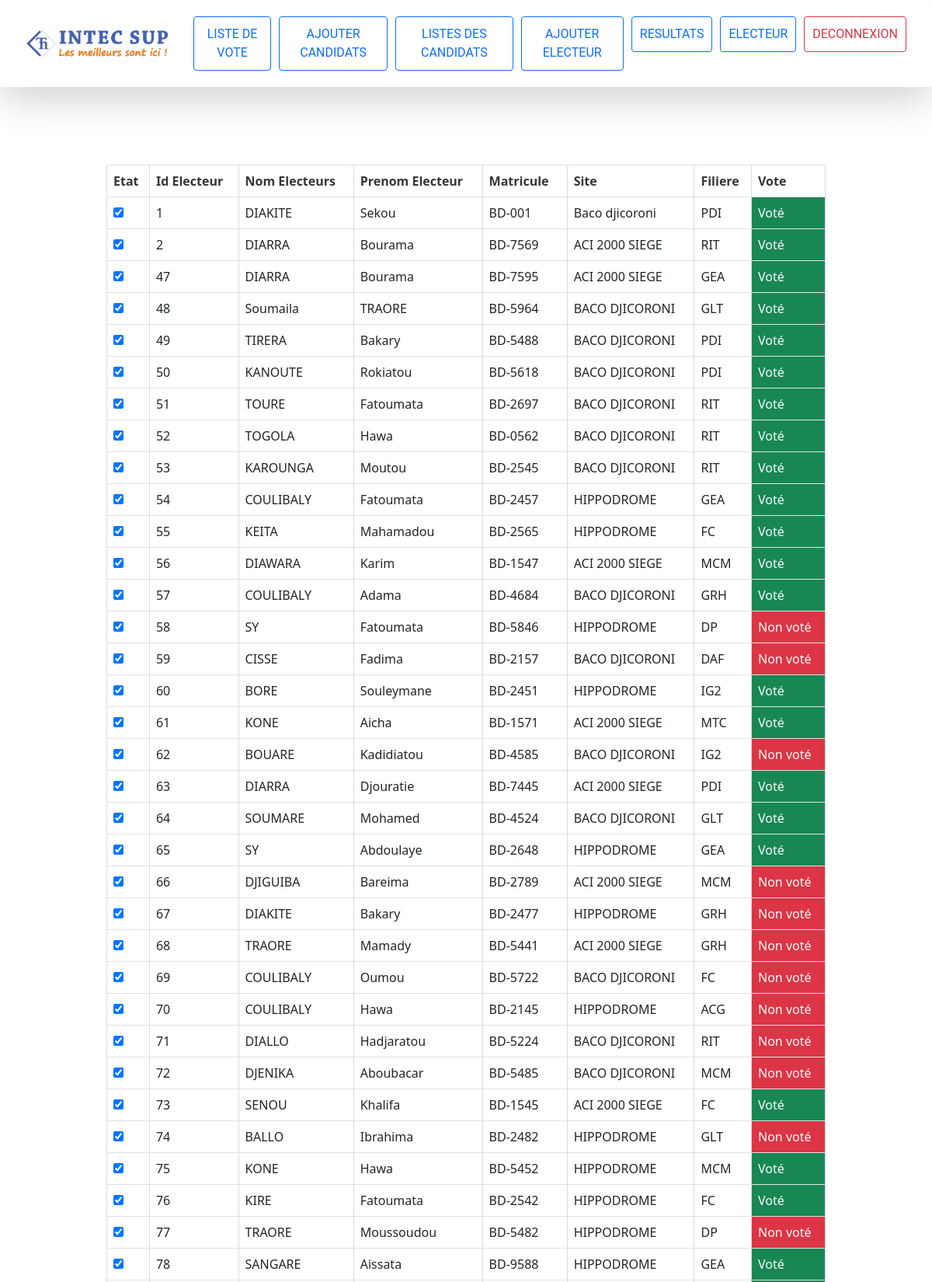
/?page=listeElecteur (signed in, upper part), run on the app's committed database.
### tables this page shows
CREATE TABLE IF NOT EXISTS `electeur` (
  `id_electeur` int NOT NULL AUTO_INCREMENT,
  `nom_electeur` varchar(40) NOT NULL,
  `prenom_electeur` varchar(40) NOT NULL,
  `cni` double DEFAULT NULL,
  `num_electeur` varchar(10) DEFAULT NULL,
  `sexe` varchar(30) NOT NULL,
  `date_nais` date DEFAULT NULL,
  `lieu_nais` varchar(30) DEFAULT NULL,
  `adress` varchar(30) DEFAULT NULL,
  `type` varchar(40) NOT NULL DEFAULT 'electeur',
  `status_vote` tinyint(1) NOT NULL DEFAULT '0',
  `login` varchar(20) NOT NULL,
  `mdp` text NOT NULL,
  `region` int DEFAULT NULL,
  `dep` int DEFAULT NULL,
  `arron` int DEFAULT NULL,
  `commune` int DEFAULT NULL,
  `id_bureau` int DEFAULT NULL,
  `etat` varchar(50) NOT NULL,
  PRIMARY KEY (`id_electeur`)
);

### model/electeur.php (called while the page is built, shortened)
<?php
class  Electeur {
 public static function Afficher_electeur(){
  $ob_connexion=new Connexion();
  $db=$ob_connexion->getDB();
  $Tab_result=null;
  if (!is_null($db)) {
    $sql="SELECT * From electeur";
    $result=$db->query($sql);
    $Tab_result=$result->fetchAll(PDO::FETCH_ASSOC);
  }
  return $Tab_result;
 }
}
?>

### view/electeur/listeElecteur.php (the view, shortened to what this page needs)
<?php include 'view/partager/header.php';?>
<div class="container">
  <div class="row">
    <div class="col-md-10 offset-md-1">
      <table class="table table-bordered">
          <tr>
              <th>Etat</th>
              <th>Id Electeur</th>
              <th>Nom Electeurs</th>
              <th>Prenom Electeur</th>
              <th>Matricule</th>
              <th>Site</th>
              <th>Filiere</th>
              <th>Vote</th>
          </tr>
          <tr>
              <?php
                require_once "model/electeur.php";
                $liste_electeur=Electeur::Afficher_electeur();
                foreach($liste_electeur as $ele)
                {
              ?>
                <tr>
                  <td>
                  <?php if($ele['etat']=="actif")
                      {
                    ?>
                      <input type="checkbox" checked data-toggle="toggle" data-style="ios" class="togglebtn">
                    <?php
                      }else{
                    ?>
                        <input type="checkbox"  data-toggle="toggle" data-style="ios" id="toggle-off" class="togglebtn">
                      <?php
                      } ?>
                    </td>
                    <td><?php echo $ele['id_electeur'] ?></td>
                    <td><?php echo $ele['nom_electeur'] ?></td>
                    <td><?php echo $ele['prenom_electeur'] ?></td>
                    <td><?php echo $ele['num_electeur'] ?></td>
                    <td><?php echo $ele['lieu_nais'] ?></td>
                    <td><?php echo $ele['adress'] ?></td>
                    <?php
                      if($ele['status_vote']==false)
                      {
                        echo "<td class='bg-danger text-light'>Non voté</td>";
                      }else{
                        echo "<td class='bg-success text-light'>Voté</td>";
                      }
                    ?>
                </tr>
              <?php
                }
              ?>
          </tr>
      </table>
    </div>
  </div>
</div>
 <?php include 'view/partager/footer.php';?>

### css/css1.css (style rules this page uses)
.container { position: relative; width: 320px; margin: 100px auto 0 auto; perspective: 1000px; }

### data on the page
electeur: id_electeur "1", nom_electeur "DIAKITE", prenom_electeur "Sekou", num_electeur "BD-001", lieu_nais "Baco djicoroni", adress "PDI", status_vote "Voté"
electeur: id_electeur "2", nom_electeur "DIARRA", prenom_electeur "Bourama", num_electeur "BD-7569", lieu_nais "ACI 2000 SIEGE", adress "RIT", status_vote "Voté"
electeur: id_electeur "47", nom_electeur "DIARRA", prenom_electeur "Bourama", num_electeur "BD-7595", lieu_nais "ACI 2000 SIEGE", adress "GEA", status_vote "Voté"
electeur: id_electeur "48", nom_electeur "Soumaila", prenom_electeur "TRAORE", num_electeur "BD-5964", lieu_nais "BACO DJICORONI", adress "GLT", status_vote "Voté"
electeur: id_electeur "49", nom_electeur "TIRERA", prenom_electeur "Bakary", num_electeur "BD-5488", lieu_nais "BACO DJICORONI", adress "PDI", status_vote "Voté"
electeur: id_electeur "50", nom_electeur "KANOUTE", prenom_electeur "Rokiatou", num_electeur "BD-5618", lieu_nais "BACO DJICORONI", adress "PDI", status_vote "Voté"
electeur: id_electeur "51", nom_electeur "TOURE", prenom_electeur "Fatoumata", num_electeur "BD-2697", lieu_nais "BACO DJICORONI", adress "RIT", status_vote "Voté"
electeur: id_electeur "52", nom_electeur "TOGOLA", prenom_electeur "Hawa", num_electeur "BD-0562", lieu_nais "BACO DJICORONI", adress "RIT", status_vote "Voté"
electeur: id_electeur "53", nom_electeur "KAROUNGA", prenom_electeur "Moutou", num_electeur "BD-2545", lieu_nais "BACO DJICORONI", adress "RIT", status_vote "Voté"
electeur: id_electeur "54", nom_electeur "COULIBALY", prenom_electeur "Fatoumata", num_electeur "BD-2457", lieu_nais "HIPPODROME", adress "GEA", status_vote "Voté"
electeur: id_electeur "55", nom_electeur "KEITA", prenom_electeur "Mahamadou", num_electeur "BD-2565", lieu_nais "HIPPODROME", adress "FC", status_vote "Voté"
electeur: id_electeur "56", nom_electeur "DIAWARA", prenom_electeur "Karim", num_electeur "BD-1547", lieu_nais "ACI 2000 SIEGE", adress "MCM", status_vote "Voté"
electeur: id_electeur "57", nom_electeur "COULIBALY", prenom_electeur "Adama", num_electeur "BD-4684", lieu_nais "BACO DJICORONI", adress "GRH", status_vote "Voté"
electeur: id_electeur "58", nom_electeur "SY", prenom_electeur "Fatoumata", num_electeur "BD-5846", lieu_nais "HIPPODROME", adress "DP", status_vote "Non voté"
electeur: id_electeur "59", nom_electeur "CISSE", prenom_electeur "Fadima", num_electeur "BD-2157", lieu_nais "BACO DJICORONI", adress "DAF", status_vote "Non voté"
electeur: id_electeur "60", nom_electeur "BORE", prenom_electeur "Souleymane", num_electeur "BD-2451", lieu_nais "HIPPODROME", adress "IG2", status_vote "Voté"
electeur: id_electeur "61", nom_electeur "KONE", prenom_electeur "Aicha", num_electeur "BD-1571", lieu_nais "ACI 2000 SIEGE", adress "MTC", status_vote "Voté"
electeur: id_electeur "62", nom_electeur "BOUARE", prenom_electeur "Kadidiatou", num_electeur "BD-4585", lieu_nais "BACO DJICORONI", adress "IG2", status_vote "Non voté"
electeur: id_electeur "63", nom_electeur "DIARRA", prenom_electeur "Djouratie", num_electeur "BD-7445", lieu_nais "ACI 2000 SIEGE", adress "PDI", status_vote "Voté"
electeur: id_electeur "64", nom_electeur "SOUMARE", prenom_electeur "Mohamed", num_electeur "BD-4524", lieu_nais "BACO DJICORONI", adress "GLT", status_vote "Voté"
electeur: id_electeur "65", nom_electeur "SY", prenom_electeur "Abdoulaye", num_electeur "BD-2648", lieu_nais "HIPPODROME", adress "GEA", status_vote "Voté"
electeur: id_electeur "66", nom_electeur "DJIGUIBA", prenom_electeur "Bareima", num_electeur "BD-2789", lieu_nais "ACI 2000 SIEGE", adress "MCM", status_vote "Non voté"
electeur: id_electeur "67", nom_electeur "DIAKITE", prenom_electeur "Bakary", num_electeur "BD-2477", lieu_nais "HIPPODROME", adress "GRH", status_vote "Non voté"
electeur: id_electeur "68", nom_electeur "TRAORE", prenom_electeur "Mamady", num_electeur "BD-5441", lieu_nais "ACI 2000 SIEGE", adress "GRH", status_vote "Non voté"
electeur: id_electeur "69", nom_electeur "COULIBALY", prenom_electeur "Oumou", num_electeur "BD-5722", lieu_nais "BACO DJICORONI", adress "FC", status_vote "Non voté"
electeur: id_electeur "70", nom_electeur "COULIBALY", prenom_electeur "Hawa", num_electeur "BD-2145", lieu_nais "HIPPODROME", adress "ACG", status_vote "Non voté"
electeur: id_electeur "71", nom_electeur "DIALLO", prenom_electeur "Hadjaratou", num_electeur "BD-5224", lieu_nais "BACO DJICORONI", adress "RIT", status_vote "Non voté"
electeur: id_electeur "72", nom_electeur "DJENIKA", prenom_electeur "Aboubacar", num_electeur "BD-5485", lieu_nais "BACO DJICORONI", adress "MCM", status_vote "Non voté"
electeur: id_electeur "73", nom_electeur "SENOU", prenom_electeur "Khalifa", num_electeur "BD-1545", lieu_nais "ACI 2000 SIEGE", adress "FC", status_vote "Voté"
electeur: id_electeur "74", nom_electeur "BALLO", prenom_electeur "Ibrahima", num_electeur "BD-2482", lieu_nais "HIPPODROME", adress "GLT", status_vote "Non voté"
electeur: id_electeur "75", nom_electeur "KONE", prenom_electeur "Hawa", num_electeur "BD-5452", lieu_nais "HIPPODROME", adress "MCM", status_vote "Voté"
electeur: id_electeur "76", nom_electeur "KIRE", prenom_electeur "Fatoumata", num_electeur "BD-2542", lieu_nais "HIPPODROME", adress "FC", status_vote "Voté"
electeur: id_electeur "77", nom_electeur "TRAORE", prenom_electeur "Moussoudou", num_electeur "BD-5482", lieu_nais "HIPPODROME", adress "DP", status_vote "Non voté"
electeur: id_electeur "78", nom_electeur "SANGARE", prenom_electeur "Aissata", num_electeur "BD-9588", lieu_nais "HIPPODROME", adress "GEA", status_vote "Voté"
